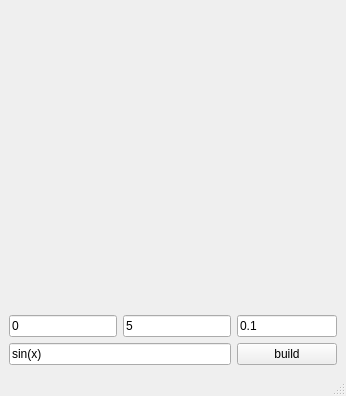
<?xml version="1.0" encoding="UTF-8"?>
<ui version="4.0">
 <class>MainWindow</class>
 <widget class="QMainWindow" name="MainWindow">
  <property name="windowTitle">
   <string>MainWindow</string>
  </property>
  <widget class="QWidget" name="centralwidget">
   <layout class="QGridLayout" name="gridLayout_2">
    <item row="0" column="0">
     <layout class="QGridLayout" name="gridLayout" rowstretch="1,1,0" columnstretch="1,1,0">
      <property name="sizeConstraint">
       <enum>QLayout::SetDefaultConstraint</enum>
      </property>
      <item row="1" column="0">
       <widget class="QLineEdit" name="lineEdit_xmin">
        <property name="minimumSize">
         <size>
          <width>100</width>
          <height>0</height>
         </size>
        </property>
        <property name="text">
         <string>0</string>
        </property>
        <property name="placeholderText">
         <string>x min</string>
        </property>
       </widget>
      </item>
      <item row="1" column="2">
       <widget class="QLineEdit" name="lineEdit_xdpi">
        <property name="minimumSize">
         <size>
          <width>100</width>
          <height>0</height>
         </size>
        </property>
        <property name="maximumSize">
         <size>
          <width>100</width>
          <height>16777215</height>
         </size>
        </property>
        <property name="text">
         <string>0.1</string>
        </property>
        <property name="placeholderText">
         <string>x dpi</string>
        </property>
       </widget>
      </item>
      <item row="0" column="0" colspan="3">
       <widget class="PlotWidget" name="widget_plot" native="true">
        <property name="minimumSize">
         <size>
          <width>0</width>
          <height>300</height>
         </size>
        </property>
       </widget>
      </item>
      <item row="1" column="1">
       <widget class="QLineEdit" name="lineEdit_xmax">
        <property name="minimumSize">
         <size>
          <width>100</width>
          <height>0</height>
         </size>
        </property>
        <property name="text">
         <string>5</string>
        </property>
        <property name="placeholderText">
         <string>x max</string>
        </property>
       </widget>
      </item>
      <item row="2" column="2">
       <widget class="QPushButton" name="pushButton_buildPlot">
        <property name="minimumSize">
         <size>
          <width>100</width>
          <height>0</height>
         </size>
        </property>
        <property name="maximumSize">
         <size>
          <width>100</width>
          <height>16777215</height>
         </size>
        </property>
        <property name="text">
         <string>build</string>
        </property>
       </widget>
      </item>
      <item row="2" column="0" colspan="2">
       <widget class="QLineEdit" name="lineEdit_formula">
        <property name="text">
         <string>sin(x)</string>
        </property>
        <property name="placeholderText">
         <string>f(x)</string>
        </property>
       </widget>
      </item>
     </layout>
    </item>
   </layout>
  </widget>
  <widget class="QMenuBar" name="menubar">
   <property name="geometry">
    <rect>
     <x>0</x>
     <y>0</y>
     <width>849</width>
     <height>21</height>
    </rect>
   </property>
  </widget>
  <widget class="QStatusBar" name="statusbar"/>
 </widget>
 <customwidgets>
  <customwidget>
   <class>PlotWidget</class>
   <extends>QWidget</extends>
   <header location="global">.plotwidget.h</header>
   <container>1</container>
  </customwidget>
 </customwidgets>
 <resources/>
 <connections/>
</ui>
